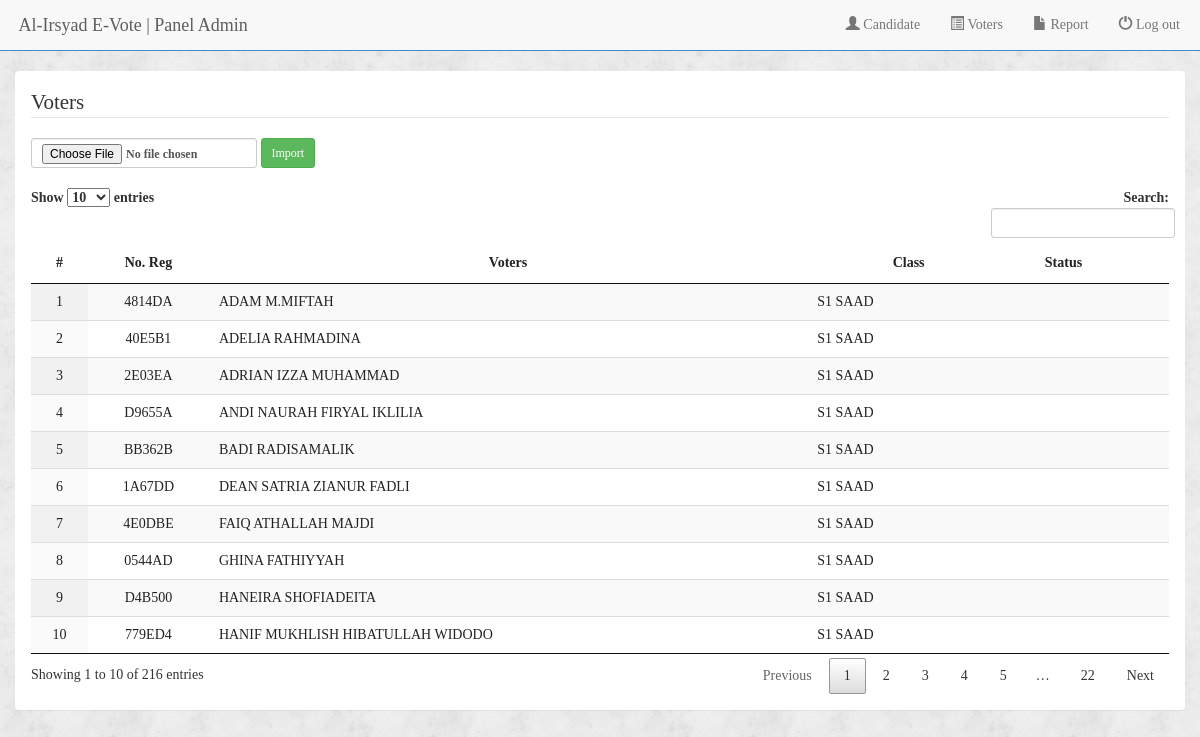
/admin/index.php?page=data_pemilih (signed in), run on the app's committed database.
### tables this page shows
CREATE TABLE IF NOT EXISTS `data_pemilih` (
  `id` int(11) NOT NULL,
  `no_reg` varchar(25) NOT NULL,
  `nama_peserta` varchar(100) NOT NULL,
  `kelas` varchar(50) NOT NULL,
  `status_vote` int(11) NOT NULL
);

### admin/model/data_pemilih/index.php (the view, shortened to what this page needs)
<div class="container panel panel-body">
	<fieldset>
		<legend>Voters</legend>
		<form method="post" enctype="multipart/form-data">
			<div class="form-group form-inline">
				<label>
					<input type="file" class="input-sm form-control" name="uploadFile" accept="application/vnd.ms-excel">
					<input type="submit" value="Import" name="import" class="btn btn-sm btn-success">
				</label>
			</div>
		</form>
		<table class="tbl-scroll display" cellspacing="0" width="100%">
			<thead>
				<tr>
					<th width="5%">#</th><th>No. Reg</th><th>Voters</th><th>Class</th><th>Status</th><th></th>
				</tr>
			</thead>
			<tbody>
<?php
	$i = 0;
	$query = mysql_query("select * from data_pemilih");
	while ($data = mysql_fetch_array($query)){
?>
	<tr>
		<td align="center"> <?=$i+1?></td>
		<td align="center"> <?=strtoupper($data['no_reg'])?></td>
		<td> <?=ucwords($data['nama_peserta'])?></td>
		<td> <?=ucwords($data['kelas'])?></td>
		<td> <?=$data['status_vote']==1 ? "Sudah memilih":""?></td>
		<th align="center">
		</th>
	</tr>
<?php
		$i++;
	}
?>
			</tbody>
		</table>
	</fieldset>
</div>

### admin/index.php (shortened to what this page needs)
<!DOCTYPE html>
<html lang="en">
    <?php
    include 'model/header.php';
    include 'model/main.php';
    ?>
</html>

### admin/model/header.php (shortened to what this page needs)
<head>
    <link href="bootstrap/css/bootstrap.css" rel="stylesheet" media="screen">
    <link href="bootstrap/css/jquery.dataTables.min.css" rel="stylesheet" media="screen">
    <link href="bootstrap/css/added.css" rel="stylesheet" media="screen">
</head>

### admin/model/main.php (shortened to what this page needs)
<body>
    <?php
    include 'navigasi.php';
    if (!isset($_GET['page'])) {
        include("home.php");
    } else {
        $page = $_GET['page'];
        switch ($page) {
            case 'data_pemilih': include "model/data_pemilih/index.php";
                break;
        }
    }
    ?>
</body>

### admin/model/navigasi.php (shortened to what this page needs)
<header class="navbar navbar-default panel-primary navbar-static-top bs-docs-nav" id="top" role="banner">
  <div class="">
    <div class="navbar-header">
      <a href="index.php?page=home" class="navbar-brand">
        Al-Irsyad E-Vote | Panel Admin
      </a>
    </div>
    <nav class="collapse navbar-collapse bs-navbar-collapse" role="navigation">
      <ul class="nav navbar-nav navbar-right">
        <?php if (!isset($_SESSION['admin_vote'])) { ?>
          <form method="post" class="form-group form-inline" style="padding:10px">
            <div class="form-group">
              <input type="text" name="username" placeholder="Username" class="input-sm form-control" autofocus>
            </div><div class="form-group">
              <input type="password" name="password" placeholder="Password" class="input-sm form-control">
            </div><div class="form-group">
              <input type="submit" name="login" value="Sign In" class="btn btn-sm">
            </div>
          </form>
        <?php } else { ?>
          <li><a href="?page=data_kandidat"><span class="glyphicon glyphicon-user"></span> Candidate</a></li>
          <li><a href="?page=data_pemilih"><span class="glyphicon glyphicon-list-alt"></span> Voters</a></li>
          <li><a href="?page=laporan"><span class="glyphicon glyphicon-file"></span> Report</a></li>
          <li><a href="?page=logout"><span class="glyphicon glyphicon-off"></span> Log out</a></li>
        </ul>
      <?php } ?>
    </nav>
  </div>
</header>

### data on the page
data_pemilih: no_reg "4814DA", nama_peserta "ADAM M.MIFTAH", kelas "S1 SAAD"
data_pemilih: no_reg "40E5B1", nama_peserta "ADELIA RAHMADINA", kelas "S1 SAAD"
data_pemilih: no_reg "2E03EA", nama_peserta "ADRIAN IZZA MUHAMMAD", kelas "S1 SAAD"
data_pemilih: no_reg "D9655A", nama_peserta "ANDI NAURAH FIRYAL IKLILIA", kelas "S1 SAAD"
data_pemilih: no_reg "BB362B", nama_peserta "BADI RADISAMALIK", kelas "S1 SAAD"
data_pemilih: no_reg "1A67DD", nama_peserta "DEAN SATRIA ZIANUR FADLI", kelas "S1 SAAD"
data_pemilih: no_reg "4E0DBE", nama_peserta "FAIQ ATHALLAH MAJDI", kelas "S1 SAAD"
data_pemilih: no_reg "0544AD", nama_peserta "GHINA FATHIYYAH", kelas "S1 SAAD"
data_pemilih: no_reg "D4B500", nama_peserta "HANEIRA SHOFIADEITA", kelas "S1 SAAD"
data_pemilih: no_reg "779ED4", nama_peserta "HANIF MUKHLISH HIBATULLAH WIDODO", kelas "S1 SAAD"
